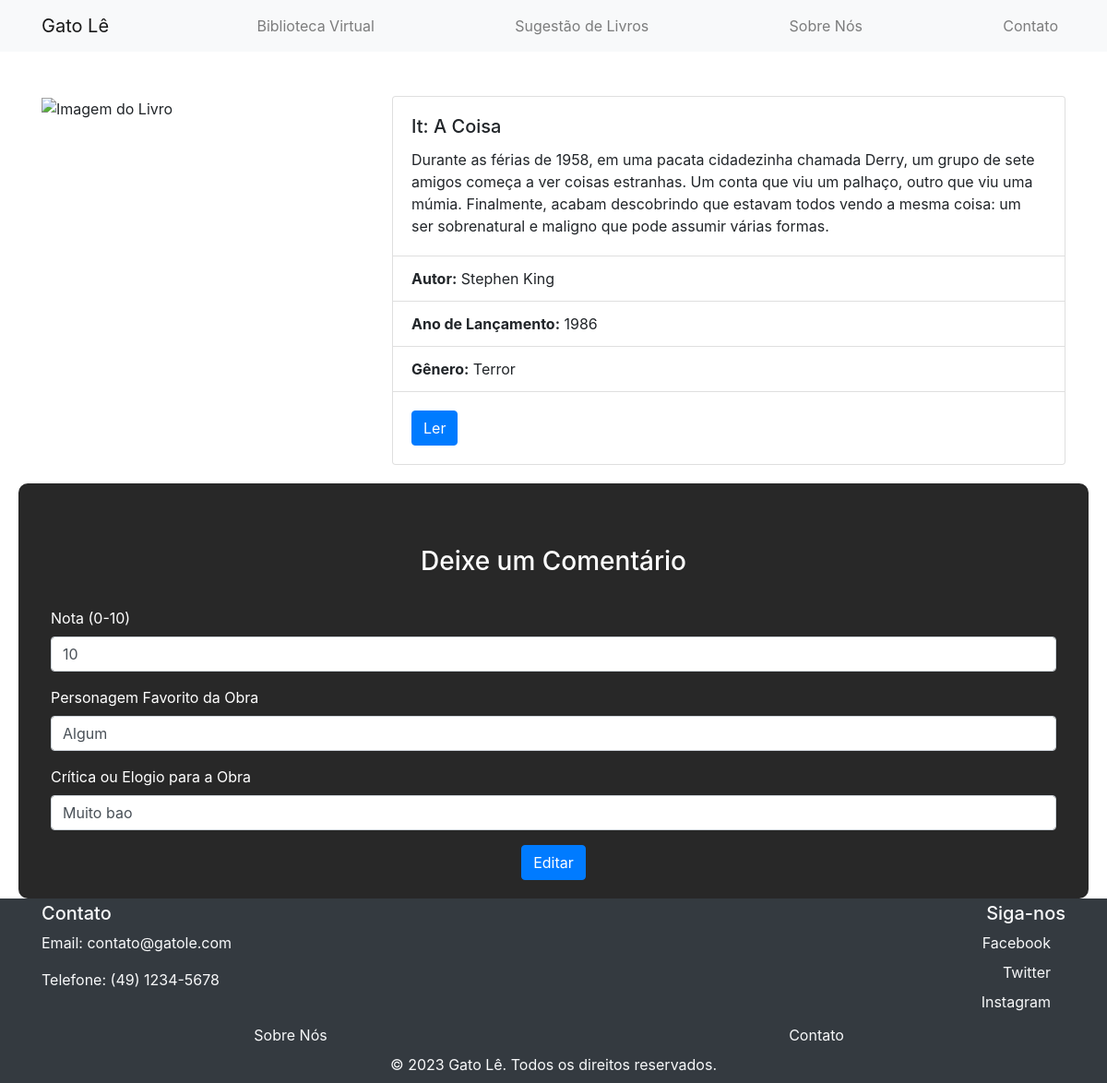
/paginas/2itacoisaFORM.php?id=3, run on an earlier commit of the app's database.
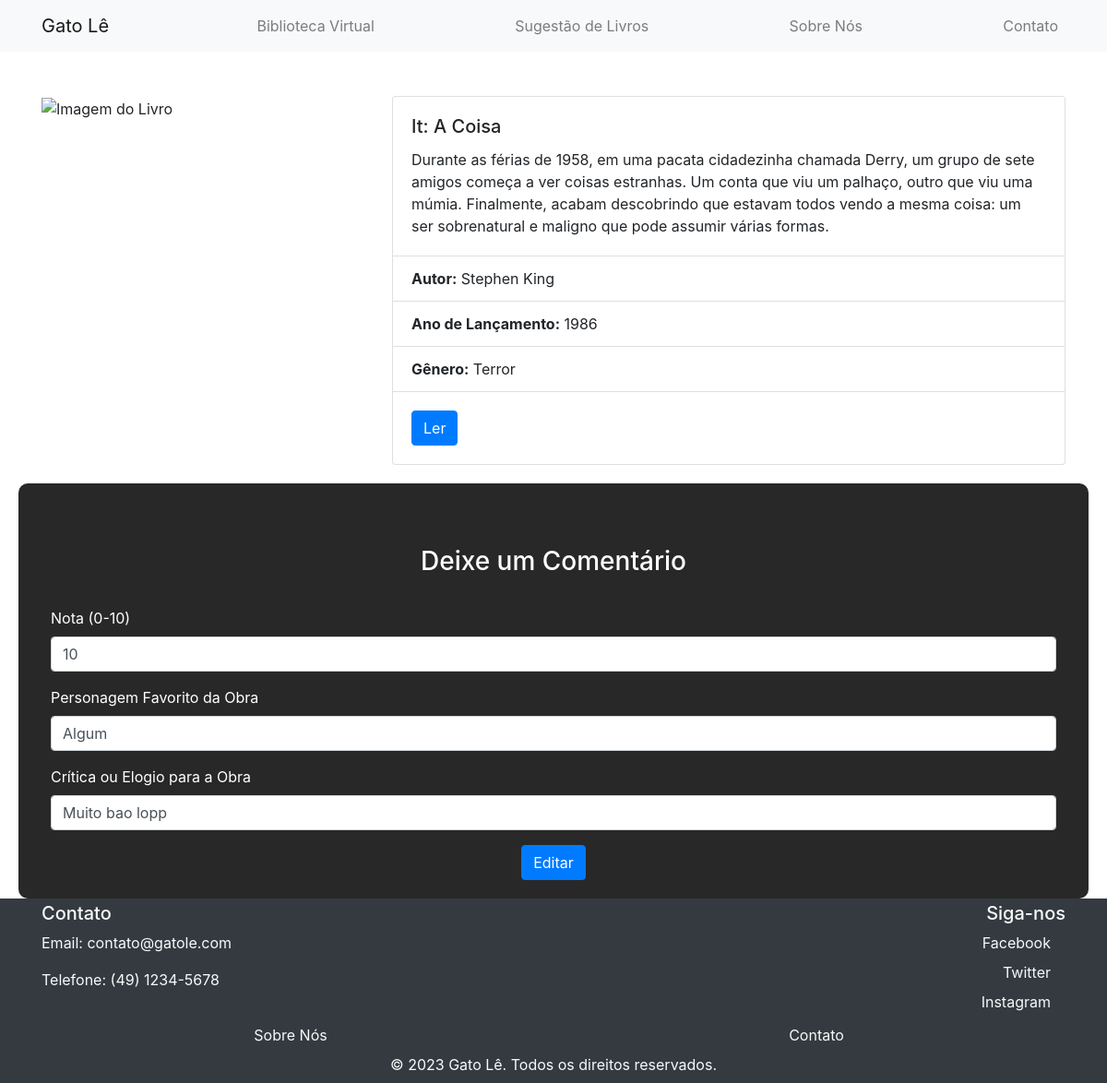
And on a later commit of the database.
### tables this page shows
CREATE TABLE `comentarioit` (
  `id` int(11) NOT NULL,
  `nota` int(11) DEFAULT NULL,
  `personagem` varchar(255) DEFAULT NULL,
  `coment` text DEFAULT NULL
);

### model/db.class.php (called while the page is built, shortened)
<?php
class DB{
    public function conn(){
        $host = "localhost";
        $dbname = "bancodoprofe";
        $user = "root";
        $password = "";
        try {
            $conn = new PDO(
                "mysql:host=$host;dbname=$dbname",
                $user,
                $password,
                [
                    PDO::ATTR_ERRMODE,
                    PDO::ERRMODE_EXCEPTION,
                    PDO::MYSQL_ATTR_INIT_COMMAND => "SET NAMES utf8"
                ]
            );
            return $conn;
        } catch (PDOException $e) {
            echo "Connection failed: " . $e->getMessage();
        }
    }
    public function find($nome_tabela, $id){
        $conn = $this->conn();
        $sql = "SELECT * FROM $nome_tabela WHERE id = ?";
        $st = $conn->prepare($sql);
        $st->execute([$id]);
        return $st->fetchObject();
    }
}
?>

### paginas/2itacoisaFORM.php (the view, shortened to what this page needs)
<?php
    include '../model/db.class.php';
    include '../bases/header.php';
    include '../bases/nav.php';
    $db = new DB();
    $db->conn();
    if(!empty($_GET['id'])){
        $comentarioit = $db->find("comentarioit", $_GET['id']);
    }
?>
<body>
    <div class="container mt-5">
        <div class="row">
            <div class="col-md-4">
                <img src="https://m.media-amazon.com/images/I/51z0s3GcvwL._SY445_SX342_.jpg" class="img-fluid" alt="Imagem do Livro">
            </div>
            <div class="col-md-8">
                <div class="card">
                    <div class="card-body">
                        <h5 class="card-title">It: A Coisa</h5>
                        <p class="card-text">Durante as férias de 1958, em uma pacata cidadezinha chamada Derry, um grupo de sete amigos começa a ver coisas estranhas. Um conta que viu um palhaço, outro que viu uma múmia. Finalmente, acabam descobrindo que estavam todos vendo a mesma coisa: um ser sobrenatural e maligno que pode assumir várias formas.</p>
                    </div>
                    <ul class="list-group list-group-flush">
                        <li class="list-group-item"><strong>Autor:</strong> Stephen King</li>
                        <li class="list-group-item"><strong>Ano de Lançamento:</strong> 1986</li>
                        <li class="list-group-item"><strong>Gênero:</strong> Terror</li>
                    </ul>
                    <div class="card-body">
                        <a href="https://kbook.com.br/wp-content/uploads/2016/08/It_-A-coisa-Stephen-King.pdf" class="btn btn-primary" target="_blank">Ler</a>
                    </div>
                </div>
            </div>
        </div>
    </div>
 <div class="sobre">
<div class="container mt-5">
        <div class="welcome-text">
            <h3>Deixe um Comentário</h3>
        </div>
    <form action="2itacoisaFORM.php" method="post">
        <input type="hidden" name="id" value="<?php echo !empty($comentarioit->id) ? $comentarioit->id : "" ?>" class="form-control"><br>
        <div class="form-group">
            <label for="nota">Nota (0-10)</label>
            <input type="int" name="nota" placeholder="Digite uma nota para essa Obra de 0 a 10..." required value="<?php echo !empty($comentarioit->nota) ? $comentarioit->nota : "" ?>" class="form-control">
        </div>
        <div class="form-group">
            <label for="personagem">Personagem Favorito da Obra</label>
            <input type="text" name="personagem" placeholder="Fale sobre personagem favorito da Obra..." required value="<?php echo !empty($comentarioit->personagem) ? $comentarioit->personagem : "" ?>" class="form-control">
        </div>
        <div class="form-group">
            <label for="coment">Crítica ou Elogio para a Obra</label>
            <input type="text" name="coment" placeholder="Digite sua crítica ou seu elogio para a Obra..." required value="<?php echo !empty($comentarioit->coment) ? $comentarioit->coment : "" ?>" class="form-control">
        </div>
        <center>
            <button type="submit" class="btn btn-primary"><?php echo !empty($_GET['id']) ? "Editar" : "Enviar Comentário"?></button>
        </center>
    </form>
</div>
</div>
    <?php include "../bases/footer.php" ?>
</body>
</html>

What changed in the data, as far as the page shows it:
changed comentarioit "Algum": coment "Muito bao" → "Muito bao lopp"
